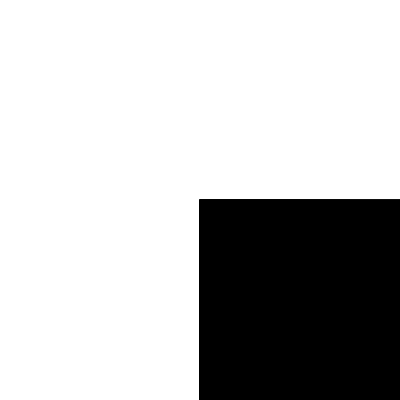
Frame 1 (no input)
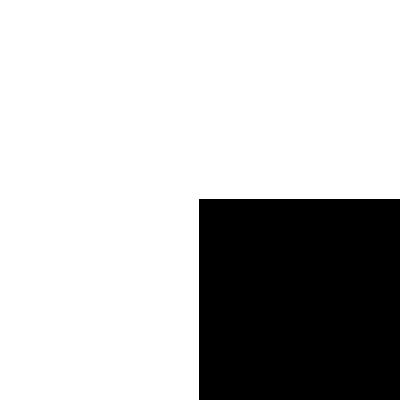
Frame 60 (no input)
Frame 120 (the mouse pressed at the canvas centre since frame 60): identical to frame 60, image omitted

The p5.js sketch that drew these frames (run headless with seeded random() and noise() and a simulated clock; from frame 60 on, the mouse is pressed at the canvas centre):

// p5.js sketch
// ── sketch.js
let rectSize = 2;
let cricleSize = 10;
let s = 20;
function setup() {
  createCanvas(400, 400);
  colorMode(HSB, 100);
}

function draw() {
  fill(0);
  // for (let angle = 0; angle < 2 *PI; angle += PI/6 ){
  // //   circle(width/2, height/2, i);
  //    for (let r = 0; r < 300; r+= 50){
  //     let x = r * cos(angle) + width/2;
  //     let y = r * sin(angle) + height/2;
  //     let s = map(r, 0, 300, 10, 30);
  //     let h = map(r, 0, 300, 0, 100);
  //     let sat = map(angle, 0, 2*PI, 0, 100);
  //     fill(h, sat, 100);
  //     noStroke();
  //     circle(x, y, 10);
  //    }
  
  for (let r = 0; r < width; r+= 50){
    rect(width/2, height/2, r);
    let angle = PI/4;
      let x = r * cos(angle) + width/2;
      let y = r * sin(angle) + height/2;
      rect(x, y, 10);
  }
}
